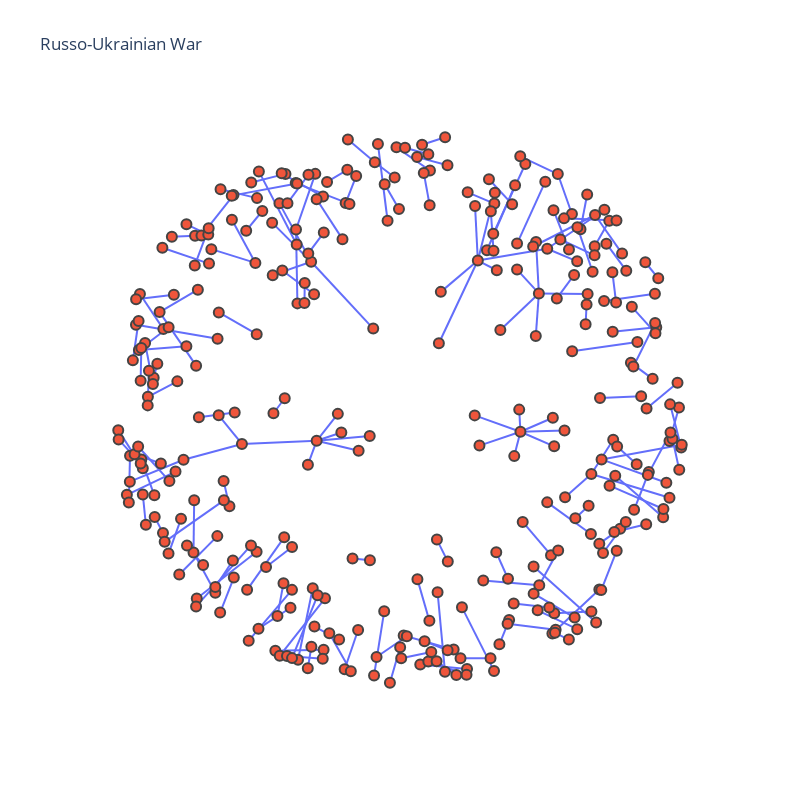

This figure's notebook cell:
### Code cell
## setup
pos = nx.spring_layout(G, k=0.2)
for n,p in pos.items():
    G.nodes[n]['pos'] = p
    
## links
edge_x, edge_y = [], []
arrows = []
for n,edge in enumerate(G.edges()):
    x0, y0 = G.nodes[edge[0]]['pos']
    x1, y1 = G.nodes[edge[1]]['pos']
    edge_x.append(x0)
    edge_x.append(x1)
    edge_x.append(None)
    edge_y.append(y0)
    edge_y.append(y1)
    edge_y.append(None)
    arrows.append([[x0,y0],[x1,y1]])

edge_trace = go.Scatter(x=edge_x, y=edge_y, mode='lines', showlegend=False)

## nodes
node_x, node_y = [], []
for node in G.nodes():
    x, y = G.nodes[node]['pos']
    node_x.append(x)
    node_y.append(y)

node_trace = go.Scatter(x=node_x, y=node_y, mode='markers', hoverinfo='text', showlegend=False,
                        marker={"showscale":False, "colorscale":'YlGnBu', "reversescale":True, 
                                "size":10, "line_width":2})

## add details
link_text, node_text, node_color, node_size = [], [], [], []
for adjacencies in G.adjacency():
    node_text.append(adjacencies[0])
    for dic in adjacencies[1].values():
        link_text.append(dic["relation"])

node_trace.text = node_text
edge_trace.text = link_text

## layout
fig = go.Figure(data=[edge_trace, node_trace])
fig.update_layout(title=topic, showlegend=True, plot_bgcolor='white', 
                  hovermode='closest', width=800, height=800,
                  xaxis={"visible":False}, yaxis={"visible":False})

fig.show()

### Figure 1 — Plotly figure (JSON) as saved in the notebook; plotly's stock layout.template omitted (floating-point values rounded to 4 significant figures; data arrays with more than 128 entries replaced by an {"elided": "..."} marker saying what was removed)
{"data": [{"mode": "lines", "showlegend": false, "text": {"elided": "382 str values"}, "type": "scatter", "x": {"elided": "573 float values"}, "y": {"elided": "573 float values"}}, {"hoverinfo": "text", "marker": {"colorscale": [[0, "rgb(255,255,217)"], [0.125, "rgb(237,248,177)"], [0.25, "rgb(199,233,180)"], [0.375, "rgb(127,205,187)"], [0.5, "rgb(65,182,196)"], [0.625, "rgb(29,145,192)"], [0.75, "rgb(34,94,168)"], [0.875, "rgb(37,52,148)"], [1, "rgb(8,29,88)"]], "line": {"width": 2}, "reversescale": true, "showscale": false, "size": 10}, "mode": "markers", "showlegend": false, "text": {"elided": "342 str values"}, "type": "scatter", "x": {"elided": "342 float values"}, "y": {"elided": "342 float values"}}], "layout": {"height": 800, "hovermode": "closest", "plot_bgcolor": "white", "showlegend": true, "title": {"text": "Russo-Ukrainian War"}, "width": 800, "xaxis": {"visible": false}, "yaxis": {"visible": false}}}
